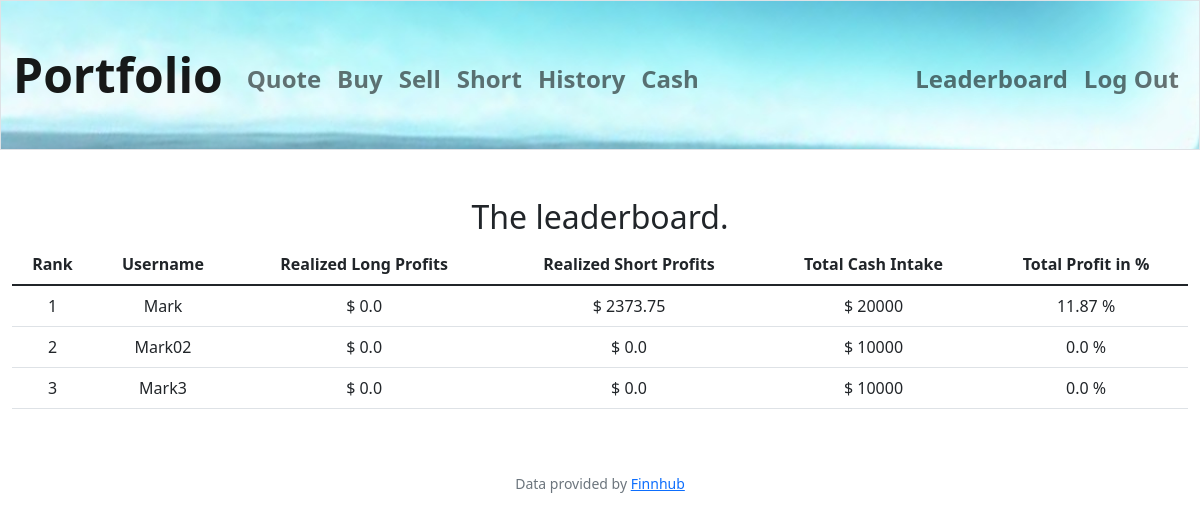
Page /leaderboard (signed in) on the committed database.
### tables this page shows
CREATE TABLE users (id INTEGER PRIMARY KEY AUTOINCREMENT NOT NULL, username TEXT NOT NULL, hash TEXT NOT NULL, cash NUMERIC NOT NULL DEFAULT 10000.00);

### app.py (the view)
@app.route("/leaderboard", methods=["GET"])
@login_required
def leaderboard():
    profit_from_long = pd.DataFrame(db_connection.execute(
                    """SELECT user_id, shares, price, avg_values.avg_p
                    FROM orders o
                    JOIN (
                        SELECT symbol, AVG(price) AS avg_p
                        FROM orders
                        WHERE shares > 0
                        GROUP BY symbol
                    ) avg_values ON o.symbol = avg_values.symbol
                    WHERE o.shares < 0;"""
    ))
    if not profit_from_long.empty:
        profit_from_long["profit_long"] = (profit_from_long["price"] - profit_from_long["avg_p"]) * profit_from_long["shares"]
        profit_from_long = profit_from_long[["user_id", "profit_long"]]
        profit_from_long = profit_from_long.groupby("user_id").sum()
    profit_from_short = pd.DataFrame(db_connection.execute(
                    "SELECT user_id, profit FROM short WHERE rebuy_price IS NOT NULL;"
    ))
    if not profit_from_short.empty:
        profit_from_short.rename(columns={"profit": "profit_short"}, inplace=True)
        profit_from_short = profit_from_short.groupby("user_id").sum()
    cash_uploads = pd.DataFrame(db_connection.execute(
                    "SELECT user_id, cash_amount FROM cash_upload;"
    ))
    if not cash_uploads.empty:
        cash_uploads = cash_uploads.groupby("user_id").sum()
    df_leaderboard = pd.merge(profit_from_long, profit_from_short,  on="user_id", how="outer")
    df_leaderboard = pd.merge(df_leaderboard, cash_uploads, on="user_id", how="outer")
    users = pd.DataFrame(db_connection.execute("SELECT id, username FROM users;"))
    users.rename(columns={"id": "user_id"}, inplace=True)
    df_leaderboard = pd.merge(df_leaderboard, users, on="user_id", how="outer")
    df_leaderboard.fillna(0, inplace=True)
    df_leaderboard["total_profit"] = ((df_leaderboard["profit_long"] + df_leaderboard["profit_short"]) / df_leaderboard["cash_amount"] * 100).round(2)
    df_leaderboard.sort_values(by="total_profit", ascending=False, inplace=True)
    df_leaderboard["rank"] = range(1, len(df_leaderboard) + 1)
    dict_leaderboard = df_leaderboard.to_dict(orient="records")
    return render_template("leaderboard.html", performance=dict_leaderboard)

### app.py (called while the page is built)
@app.after_request
def after_request(response):
    response.headers["Cache-Control"] = "no-cache, no-store, must-revalidate"
    response.headers["Expires"] = 0
    response.headers["Pragma"] = "no-cache"
    return response

### db_connect.py (called while the page is built)
    def connect(self):
        self.conn = sqlite3.connect("database_project.db")

    def execute(self, query, params=None):
        self.connect()
        cursor = self.conn.cursor()
        if params:
            cursor.execute(query, params)
        else:
            cursor.execute(query)
        if query.lower().startswith("insert") or  query.lower().startswith("update"):
            self.conn.commit()
            last_row_id = cursor.lastrowid
            self.conn.close()
            return last_row_id
        result = cursor.fetchall()
        columns = [col[0] for col in cursor.description]
        rows = [dict(zip(columns, row)) for row in result]
        self.conn.close()
        return rows

### helpers.py (called while the page is built)
def login_required(f):
    @wraps(f)
    def decorated_function(*args, **kwargs):
        if session.get("user_id") is None:
            return redirect("/login")
        return f(*args, **kwargs)
    return decorated_function

### templates/leaderboard.html (shortened to what this page needs)
{% extends "layout.html" %}
{% block main %}
    <h2>The leaderboard.</h2>
    <table class="table">
        <thead>
            <tr>
                <th>Rank</th>
                <th>Username</th>
                <th>Realized Long Profits</th>
                <th>Realized Short Profits</th>
                <th>Total Cash Intake</th>
                <th>Total Profit in %</th>
            </tr>
        </thead>
        <tbody>
            {% for user in performance %}
            <tr>
                <td>{{ user.rank }}</td>
                <td>{{ user.username }}</td>
                <td>$ {{ user.profit_long }}</td>
                <td>$ {{ user.profit_short }}</td>
                <td>$ {{ user.cash_amount }}</td>
                <td>{{ user.total_profit }} %</td>
            </tr>
            {% endfor %}
        </tbody>
    </table>
{% endblock %}

### rows in the picture
users: rank "1", username "Mark", profit_long "0.0", profit_short "2373.75", cash_amount "20000", total_profit "11.87"
users: rank "2", username "Mark02", profit_long "0.0", profit_short "0.0", cash_amount "10000", total_profit "0.0"
users: rank "3", username "Mark3", profit_long "0.0", profit_short "0.0", cash_amount "10000", total_profit "0.0"
